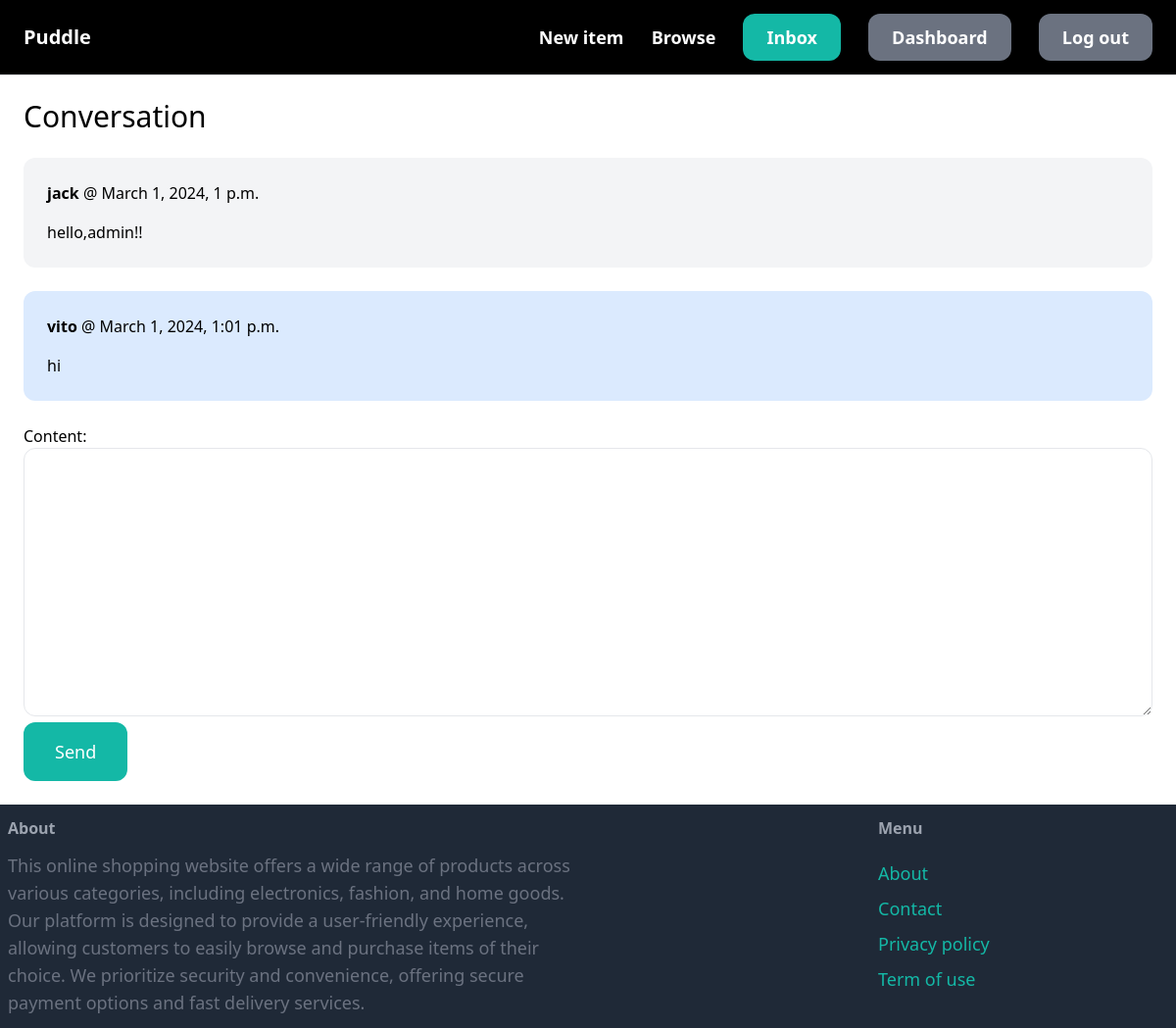
The page /inbox/4/ (signed in) on the database its author committed.
### conversation/models.py (models this page shows)
class ConversationMessage(models.Model):
    conversation = models.ForeignKey(Conversation, related_name='messages', on_delete=models.CASCADE)
    content = models.TextField()
    created_at = models.DateTimeField(auto_now_add=True)
    created_by = models.ForeignKey(User, related_name='created_messages', on_delete=models.CASCADE)

### conversation/views.py (the view)
# urls.py: path('<int:pk>/', views.detail, name='detail'),
@login_required
def detail(request, pk):
    conversation = Conversation.objects.filter(members__in=[request.user.id]).get(pk=pk)
    if request.method == 'POST':
        form = ConversationMessageForm(request.POST)
        if form.is_valid():
            conversation_message = form.save(commit=False)
            conversation_message.conversation = conversation
            conversation_message.created_by = request.user
            conversation_message.save()
            conversation.save()
            return redirect('conversation:detail', pk=pk)
    else:
        form = ConversationMessageForm()
    return render(request, 'conversation/detail.html', {
        'conversation': conversation,
        'form': form
    })

### conversation/forms.py
class ConversationMessageForm(forms.ModelForm):
    class Meta:
        model = ConversationMessage
        fields = ('content',)
        widgets = {
            'content': forms.Textarea(attrs={
                'class': 'w-full py-4 px-6 rounded-xl border'
            })
        }

### conversation/templates/conversation/detail.html (shortened to what this page needs)
{% extends 'core/base.html' %}
{% block content %}
<h1 class="mb-6 text-3xl">Conversation</h1>
<div class="space-y-6">
    {% for message in conversation.messages.all %}
        <div class="p-6 flex {% if message.created_by == request.user %}bg-blue-100{% else %}bg-gray-100{% endif %} rounded-xl">
            <div>
                <p class="mb-4"><strong>{{ message.created_by.username }}</strong> @ {{ message.created_at }}</p>
                <p>{{ message.content }}</p>
            </div>
        </div>
    {% endfor %}
</div>
<form method="post" action="." class="mt-6">
    {{ form.as_p }}
    <button class="py-4 px-8 text-lg bg-teal-500 hover:bg-teal-700 rounded-xl text-white">Send</button>
</form>
{% endblock %}

### core/templates/core/base.html (style rules this page uses)
body { min-height: 100vh; }
body { min-height: 400px; margin-bottom: 100px; clear: both; }

### rows shown on the page
ConversationMessage: created_by.username "jack", created_at "March 1, 2024, 1 p.m.", content "hello,admin!!"
ConversationMessage: created_by.username "vito", created_at "March 1, 2024, 1:01 p.m.", content "hi"
